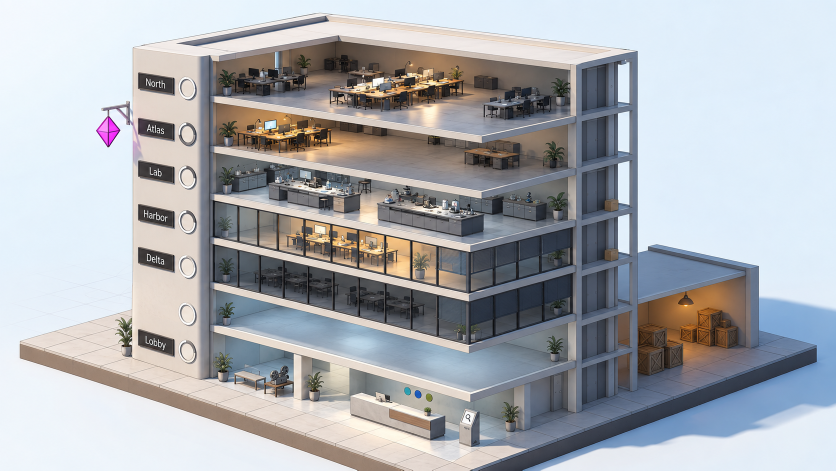
#> input picture docs/images/concept/l0.png, 1672 x 941 px (shown at 1/2 size); its folder holds 4 pictures in this run; the run also reads 1 picture not shown here
$ python measure_projection.py ../../docs/images/concept/l0.png
#> lines starting #> are read from the running program, lines starting #| are printed output that depends on the picture
"""Measure the concept images' projection and test candidate cameras against them (docs/design/art-direction.md,
"Camera").

    uv run --with opencv-python-headless --with scipy python art/scripts/measure_projection.py            # measure
    blender -b --factory-startup -P art/scripts/shoot_projection.py                                      # proxies
    uv run --with opencv-python-headless --with scipy python art/scripts/measure_projection.py --overlays OUT_DIR

Every number is size-free unless it says otherwise: line directions come from LSD segments grouped by screen angle
into the two ground axes (X descends to the right, Y rises to the right) and verticals. For each image it reports
the parallel fit (one direction per axis), the level two-point perspective fit (both vanishing points on one
horizontal horizon, verticals parallel) and the parallel projection equivalent at the image centre. Circles check
foreshortening independently: ground circles (a table top, pot soil) give tan(depression) as minor/major, and wall
circles tell an orthographic rotation (verticals x cos(pitch)) from an oblique projection (verticals full length).
The landmark fits (pixel picks, per-axis sizes free) feed shoot_projection.py's proxies; they depend on the picks,
so they are secondary evidence. Writes art/build/projection/measure.json.
"""
from __future__ import annotations

import itertools
import json
import math
import sys
from pathlib import Path

import cv2
import numpy as np
from scipy.ndimage import gaussian_filter, map_coordinates
from scipy.optimize import least_squares

REPO = Path(__file__).resolve().parents[2]
CONCEPTS = REPO / 'docs' / 'images' / 'concept'
BUILD = REPO / 'art' / 'build' / 'projection'
W, H = 1672, 941
# screen-angle windows (degrees, up positive) of the X and Y line families; verticals are 80..100
FAMILIES = {'l0': ((-20, -5), (8, 22)), 'l1': ((-22, -8), (36, 54)), 'lobby': ((-22, -8), (34, 54)),
            'l2': ((-28, -12), (26, 46)), 'no vacancies': ((-20, -3), (8, 24))}
MIN_LEN = 60
RECOMMENDED = ('oblique', 30.0, math.degrees(math.atan(0.5)))
CANDIDATES = {'recommended': RECOMMENDED, 'world 28/33': ('rotation', 33.0, 28.0),
              'building 9/25.75': ('rotation', 25.75, 9.0)}


# --- line segments ----------------------------------------------------------------------------------------------

_segs: dict[str, np.ndarray] = {}


def segments(name: str) -> np.ndarray:
    """LSD segments longer than 50 px as rows (x1, y1, x2, y2, angle, length), left end first, angle up positive."""
    if name not in _segs:
        g = cv2.cvtColor(cv2.imread(str(CONCEPTS / f'{name}.png')), cv2.COLOR_BGR2GRAY)
        s = cv2.createLineSegmentDetector(cv2.LSD_REFINE_ADV).detect(g)[0].reshape(-1, 4)
        flip = s[:, 2] < s[:, 0]
        s[flip] = s[flip][:, [2, 3, 0, 1]]
        ang = np.degrees(np.arctan2(-(s[:, 3] - s[:, 1]), s[:, 2] - s[:, 0]))
        L = np.hypot(s[:, 2] - s[:, 0], s[:, 3] - s[:, 1])
        _segs[name] = np.c_[s, ang, L][L > 50]
    return _segs[name]


def family(name: str, lo: float, hi: float, vertical: bool = False) -> np.ndarray:
    a = segments(name).copy()
    if vertical:
        a[:, 4] = np.where(a[:, 4] < 0, a[:, 4] + 180, a[:, 4])
    return a[(a[:, 4] >= lo) & (a[:, 4] <= hi) & (a[:, 5] >= MIN_LEN)]


def wrap(d):
    return (d + 90) % 180 - 90


def wrms(r, w) -> float:
    return float(np.sqrt(np.average(np.asarray(r) ** 2, weights=w)))


def toward(f: np.ndarray, vp) -> np.ndarray:
    """Angle between each segment and the line from its midpoint to the vanishing point."""
    mid = np.c_[(f[:, 0] + f[:, 2]) / 2, (f[:, 1] + f[:, 3]) / 2]
    seg = np.c_[f[:, 2] - f[:, 0], f[:, 3] - f[:, 1]]
    d = np.asarray(vp)[None, :] - mid
    return wrap(np.degrees(np.arctan2(seg[:, 0] * d[:, 1] - seg[:, 1] * d[:, 0], (seg * d).sum(1))))


# --- projections ----------------------------------------------------------------------------------------------------

# [28 lines left out: functions matrix, line_rms, best_parallel, not called in this run]


# --- per-image line analysis ---------------------------------------------------------------------------------------

def analyse(name: str) -> dict:
    (xl0, xh0), (yl0, yh0) = FAMILIES[name]
    X, Y, Z = family(name, xl0, xh0), family(name, yl0, yh0), family(name, 80, 100, vertical=True)
    wx, wy = np.sqrt(X[:, 5]), np.sqrt(Y[:, 5])
    par = least_squares(lambda q: np.r_[wrap(X[:, 4] - q[0]) * wx, wrap(Y[:, 4] - q[1]) * wy],
                        [np.mean(FAMILIES[name][0]), np.mean(FAMILIES[name][1])]).x
    per = least_squares(lambda q: np.r_[toward(X, (q[0], q[2])) * wx, toward(Y, (q[1], q[2])) * wy],
                        [-4000, 6000, -800], x_scale=[1000, 1000, 300])
    xl, xr, h = per.x
    J = per.jac
    sd = np.sqrt(np.diag(np.linalg.pinv(J.T @ J) * (per.fun ** 2).sum() / (len(per.fun) - 3)))
    cx = W / 2
    f = math.sqrt((cx - xl) * (xr - cx))
    tx, ty = (H / 2 - h) / (cx - xl), (H / 2 - h) / (xr - cx)
    thirds = {}
    for lab, fam in (('X', X), ('Y', Y)):
        my = (fam[:, 1] + fam[:, 3]) / 2
        thirds[lab] = [float(np.average(fam[m, 4], weights=fam[m, 5])) if (m := (my >= y0) & (my < y0 + H / 3)).sum() > 2
                       else None for y0 in (0, H / 3, 2 * H / 3)]
    return {
        'segments': [len(X), len(Y), len(Z)],
        'parallel': {'X': par[0], 'Y': par[1], 'rms': wrms(np.r_[wrap(X[:, 4] - par[0]), wrap(Y[:, 4] - par[1])],
                                                           np.r_[X[:, 5], Y[:, 5]])},
        'perspective': {'vp_x': [xl, h], 'vp_y': [xr, h], 'sd': sd.tolist(), 'f_px': f,
                        'rms': wrms(np.r_[toward(X, (xl, h)), toward(Y, (xr, h))], np.r_[X[:, 5], Y[:, 5]]),
                        'depression_top_mid_bottom': [math.degrees(math.atan((v - h) / f)) for v in (0, H / 2, H)]},
        'verticals': {'mean': float(np.average(Z[:, 4], weights=Z[:, 5])),
                      'rms': wrms(Z[:, 4] - np.average(Z[:, 4], weights=Z[:, 5]), Z[:, 5])},
        'thirds': thirds,
        'centre': {'X': -math.degrees(math.atan(tx)), 'Y': math.degrees(math.atan(ty)),
                   'yaw': math.degrees(math.atan(math.sqrt(tx / ty))), 'ground': math.sqrt(tx * ty)},
    }


# [5 lines left out: function local, not called in this run]


# --- circles -------------------------------------------------------------------------------------------------------

def gray(name: str) -> np.ndarray:
    return cv2.cvtColor(cv2.imread(str(CONCEPTS / f'{name}.png')), cv2.COLOR_BGR2GRAY).astype(float)


# [50 lines left out: functions rim_points, ellipse, wall_circle, axis_ellipse, not called in this run]


# lobby's round side table: its top rim picked by eye at 5x (the lamp hides the back of the rim)
SIDE_TABLE = [(1418.6, 595.0), (1424.0, 588.0), (1472.4, 593.0), (1466.0, 587.0), (1458.0, 583.4), (1430.0, 603.0),
              (1445.6, 605.0), (1460.0, 602.6), (1469.0, 598.0)]
L2_WALL_LIGHTS = [(869, 129.3), (922.1, 144.4), (975.4, 160.0)]   # lit discs on the plan wall
L0_RINGS = [(375, 178), (375, 354), (375, 443), (375, 628)]      # progress rings on the spine's front face
POTS = {  # boxes around a pot's soil; kept only if the soil blob's major axis is horizontal (a ground circle)
    'l0': [(1090, 690, 1128, 710), (1102, 180, 1140, 200)],
    'l2': [(580, 218, 630, 240), (655, 312, 700, 340)],
    'lobby': [(1580, 486, 1628, 512)],
    'l1': [(88, 438, 128, 466)],
}


# [27 lines left out: functions soil, circles, not called in this run]


# --- landmark fits for the proxies ---------------------------------------------------------------------------------

# (label, unit coordinates (numbers, or names of free coordinates), pixel)
LANDMARKS = {
    'l0': [  # x: slab widths (0 at the spine's right face), y: depths (0 front), z: storeys (North slab top 6, roof 7)
        ('North slab front-left', (0, 0, 6), (440, 193)), ('North slab front-right', (1, 0, 6), (962, 272)),
        ('Atlas slab front-left', (0, 0, 5), (440, 293)), ('Atlas slab front-right', (1, 0, 5), (961, 379)),
        ('Lab slab front-left', (0, 0, 4), (440, 389)), ('Lab slab front-right', ('xg', 0, 4), (939, 499)),
        ('Harbor slab front-left', (0, 0, 3), (440, 477)), ('Harbor slab front-right', ('xg', 0, 3), (939, 583)),
        ('Delta slab front-left', (0, 0, 2), (440, 568)), ('Delta slab front-right', ('xg', 0, 2), (939, 686)),
        ('North slab side meets lift', (1, 'yl', 6), (1148, 232)), ('Atlas slab side meets lift', (1, 'yl', 5), (1147, 336)),
        ('Harbor slab side meets lift', (1, 'yl', 3), (1147, 540)), ('Delta slab side meets lift', (1, 'yl', 2), (1147, 635)),
        ('spine top front-left', ('xs', 0, 7), (266, 95)), ('roof back-left', ('xs', 1, 7), (645, 25)),
        ('roof back-right', ('xr', 1, 7), (1272, 100)),
        ('plinth left corner', ('px0', 'py0', 'pz'), (40, 681)), ('plinth front corner', ('px1', 'py0', 'pz'), (941, 889)),
        ('plinth right corner', ('px1', 'py1', 'pz'), (1640, 690)),
    ],
    'l1': [  # x: the plate's front-left edge, y: its right edge, z: wall height; plate top z = 0
        ('plate left corner', (0, 0, 0), (26, 507)), ('plate front corner', (1, 0, 0), (1289, 886)),
        ('plate right corner', (1, 1, 0), (1647, 458)), ('left wall, front top', (0, 0, 1), (32, 390)),
        ('back-left wall top', (0, 1, 1), (310, 73)),
    ],
    'l2': [  # the workbench scene's metres (fit_camera.py), per-axis scale free
        ('bench top near-left', (3.8, 3.95, 0.74), (382, 548)), ('bench top near-right', (9.2, 3.95, 0.74), (1307, 707)),
        ('calendar frame top-left', (5.16, 5.9, 2.78), (765, 131)), ('calendar frame top-right', (8.08, 5.9, 2.78), (1211, 258)),
        ('calendar frame bottom-right', (8.08, 5.9, 0.76), (1213, 531)),
        ('question desk near-left top', (3.0, 5.22, 0.755), (418, 238)),
    ],
}


# [36 lines left out: functions landmark_fit, fits, not called in this run]


# --- overlays ------------------------------------------------------------------------------------------------------

def project(f: dict, P) -> np.ndarray:
    v = [f['free'][c] if isinstance(c, str) else c for c in P]
    return np.array(f['origin']) + np.array(f['M']) @ (np.array(v) * np.array(f['scale']))


# [61 lines left out: functions overlays, shadows, not called in this run]


# --- report --------------------------------------------------------------------------------------------------------

def main() -> None:
    if '--overlays' in sys.argv:
        out = Path(sys.argv[sys.argv.index('--overlays') + 1])
        overlays(out)
        print(json.dumps(shadows(out), indent=1))
        return
    res = {n: analyse(n) for n in FAMILIES}
#> in segments, `g = cv2.cvtColor(cv2.imread(str(CONCEPTS / f'{name}.png')), cv2.COLOR_..`:
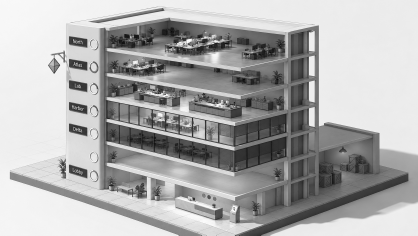
#> g: shape (941, 1672) (shown at 1/4 size); min 0, max 255, mean 173.7
#> in segments, `s = cv2.createLineSegmentDetector(cv2.LSD_REFINE_ADV).detect(g)[0].res..`: s = 1433 rows, first 6: [633.2, 376.7, 615.7, 373.7], [808.2, 156.4, 828.3, 153.2], [615.6, 370.9, 608.1, 369.9], [421.8, 398.6, 939.7, 502.8], [876.8, 415.6, 850.6, 416.7], [766, 153.9, 745.7, 157.4]
#> in segments, `ang = np.degrees(np.arctan2(-(s[:, 3] - s[:, 1]), s[:, 2] - s[:, 0]))`: ang = 1433 values, max 90 at index 876, min -90 at index 662, mean 3.11
#> in segments, `L = np.hypot(s[:, 2] - s[:, 0], s[:, 3] - s[:, 1])`: L = 1433 values, max 640 at index 1193, min 5.15 at index 514, mean 44.82
#> in family, `a = segments(name).copy()`: a = 343 rows, first 6: [421.8, 398.6, 939.7, 502.8, -11.38, 528.3], [824.4, 481.9, 824.5, 556.9, -89.96, 75], [425.5, 487.3, 809.7, 574.1, -12.73, 393.9], [745.3, 358.5, 880.8, 382.1, -9.9, 137.5], [586.7, 706.9, 587.1, 794.4, -89.76, 87.5], [598.1, 229.6, 843.3, 266.6, -8.58, 248]
#> in analyse, `X, Y, Z = family(name, xl0, xh0), family(name, yl0, yh0), family(name,..`: X = 80 rows, first 6: [421.8, 398.6, 939.7, 502.8, -11.38, 528.3], [425.5, 487.3, 809.7, 574.1, -12.73, 393.9], [745.3, 358.5, 880.8, 382.1, -9.9, 137.5], [598.1, 229.6, 843.3, 266.6, -8.58, 248], [558.1, 503.1, 703.2, 535.4, -12.55, 148.6], [703.4, 535.5, 942.8, 588.3, -12.42, 245.1]; Y = 61 rows, first 6: [939.4, 585.6, 1098.2, 542.1, 15.31, 164.7], [948.9, 685.3, 1097.3, 640.8, 16.67, 154.9], [397.7, 90.83, 660.5, 41.19, 10.7, 267.5], [352.2, 86.04, 655.7, 29.65, 10.53, 308.7], [940.4, 503.5, 1150.6, 451.8, 13.81, 216.5], [936.7, 602.6, 1143.4, 545.4, 15.47, 214.4]; Z = 126 rows, first 6: [824.4, 481.9, 824.5, 556.9, 90.04, 75], [586.7, 706.9, 587.1, 794.4, 90.24, 87.5], [1235.3, 433.1, 1235.5, 501.9, 90.18, 68.75], [876.7, 493.1, 876.8, 570.6, 90.12, 77.5], [1235.4, 129.4, 1235.4, 201.9, 90.02, 72.5], [1235.2, 326.9, 1235.6, 403.1, 90.27, 76.27]
#> in analyse, `wx, wy = np.sqrt(X[:, 5]), np.sqrt(Y[:, 5])`: wx = 80 values, max 24.86 at index 39, min 7.75 at index 56, mean 12.44; wy = 61 values, max 24.65 at index 35, min 7.75 at index 47, mean 11.63
#> in analyse, `par = least_squares(lambda q: np.r_[wrap(X[:, 4] - q[0]) * wx, wrap(Y[..`: par = [-11.59, 15.35]
#> in toward, `mid = np.c_[(f[:, 0] + f[:, 2]) / 2, (f[:, 1] + f[:, 3]) / 2]`: mid = 80 pairs, first value 226.7 to 1595.3, second value 53.22 to 903.1
#> in toward, `seg = np.c_[f[:, 2] - f[:, 0], f[:, 3] - f[:, 1]]`: seg = 80 pairs, first value 58 to 613.6, second value 10.26 to 119.8
#> in toward, `d = np.asarray(vp)[None, :] - mid`: d = 80 pairs, first value -5595.3 to -4226.7, second value -1703.1 to -853.2
#> in analyse, `per = least_squares(lambda q: np.r_[toward(X, (q[0], q[2])) * wx, towa..`: per = 12 items
#> in analyse, `xl, xr, h = per.x`: xl = -4527.8; xr = 5344.8; h = -661.2
#> in analyse, `J = per.jac`: J = 141 rows, first 8: [0.0516, 0, -0.242], [0.0486, 0, -0.21], [0.0234, 0, -0.121], [0.0289, 0, -0.167], [0.0294, 0, -0.129], [0.0364, 0, -0.159], [0.0199, 0, -0.0869], [0.0425, 0, -0.172]
#> in analyse, `sd = np.sqrt(np.diag(np.linalg.pinv(J.T @ J) * (per.fun ** 2).sum() / ..`: sd = [150.8, 113.9, 31.43]
#> in analyse, `f = math.sqrt((cx - xl) * (xr - cx))`: f = 4917.8
#> in analyse, `tx, ty = (H / 2 - h) / (cx - xl), (H / 2 - h) / (xr - cx)`: tx = 0.211; ty = 0.251
#> the loop in analyse, `for lab, fam in (('X', X), ('Y', Y)):` made 2 passes
#> lab on passes 1 to 2: 'X', 'Y'
#> after the loop in analyse, `for lab, fam in (('X', X), ('Y', Y)):`: thirds = {'X': [-7.55, -11.74, -16.34], 'Y': [10.89, 14.59, 19.06]}
#> call 4 of segments, with name = 'l1'
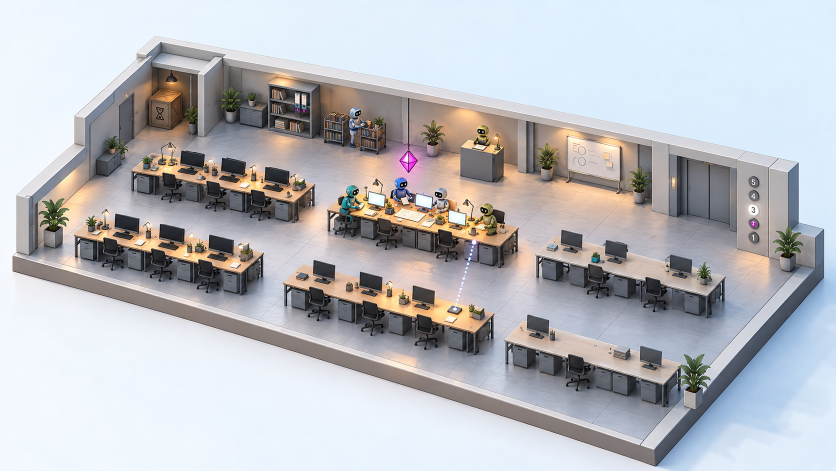
#> input picture docs/images/concept/l1.png, 1672 x 941 px (shown at 1/2 size)
#> in segments (call 4), `g = cv2.cvtColor(cv2.imread(str(CONCEPTS / f'{name}.png')), cv2.COLOR_..`:
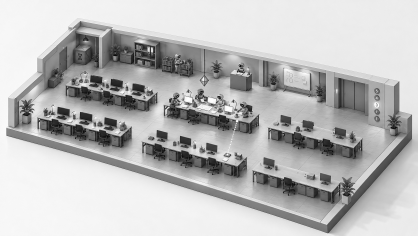
#> g: shape (941, 1672) (shown at 1/4 size); min 0, max 255, mean 186.9
#> in segments (call 4), `s = cv2.createLineSegmentDetector(cv2.LSD_REFINE_ADV).detect(g)[0].res..`: s = 1195 rows, first 6: [870.5, 382.3, 882, 385.3], [974.1, 292, 954.2, 288], [228.2, 455.7, 230, 428.2], [953.4, 256.4, 968, 258.8], [154.8, 490.6, 154.7, 513.1], [961.5, 412.9, 975.7, 418]
#> in segments (call 4), `ang = np.degrees(np.arctan2(-(s[:, 3] - s[:, 1]), s[:, 2] - s[:, 0]))`: ang = 1195 values, max 90 at index 971, min -90 at index 990, mean 4.54
#> in segments (call 4), `L = np.hypot(s[:, 2] - s[:, 0], s[:, 3] - s[:, 1])`: L = 1195 values, max 619.1 at index 144, min 5.6 at index 1172, mean 36.03
#> in family (call 4), `a = segments(name).copy()`: a = 167 rows, first 6: [149.5, 471.9, 149.9, 533.2, -89.58, 61.29], [655.1, 419.4, 655.2, 484.4, -89.91, 65.01], [329.8, 509, 396.2, 526, -14.38, 68.52], [1303.2, 293.1, 1303.3, 418.1, -89.94, 125], [26.71, 542.5, 438.8, 657, -15.54, 427.7], [528.4, 390.8, 587.1, 404.6, -13.26, 60.34]
#> in analyse (call 2), `X, Y, Z = family(name, xl0, xh0), family(name, yl0, yh0), family(name,..`: X = 62 rows, first 6: [329.8, 509, 396.2, 526, -14.38, 68.52], [26.71, 542.5, 438.8, 657, -15.54, 427.7], [528.4, 390.8, 587.1, 404.6, -13.26, 60.34], [1031.2, 840.1, 1310.1, 932.3, -18.29, 293.7], [864, 641.9, 948.6, 665, -15.27, 87.71], [782.7, 444.8, 876.1, 465.9, -12.72, 95.73]; Y = 20 rows, first 6: [1441.8, 741.9, 1600.1, 567.6, 47.75, 235.5], [55.79, 397.1, 170, 293.7, 42.16, 154], [169.3, 235.6, 302.4, 112.3, 42.8, 181.4], [1305.9, 899.8, 1381.4, 816.5, 47.8, 112.4], [76.52, 402.9, 171.7, 317.9, 41.75, 127.6], [121.9, 413.2, 176.7, 361.7, 43.21, 75.18]; Z = 54 rows, first 6: [149.5, 471.9, 149.9, 533.2, 90.42, 61.29], [655.1, 419.4, 655.2, 484.4, 90.09, 65.01], [1303.2, 293.1, 1303.3, 418.1, 90.06, 125], [394.8, 270.6, 394.9, 149.4, 89.96, 121.3], [815.3, 196.9, 815.4, 285.6, 90.03, 88.75], [818.3, 299.4, 818.4, 198.1, 89.97, 101.3]
#> in analyse (call 2), `J = per.jac`: J = 82 rows, first 8: [0.00489, 0, -0.0188], [0.0125, 0, -0.0471], [0.00445, 0, -0.0176], [0.01, 0, -0.0375], [0.00541, 0, -0.0208], [0.00553, 0, -0.0219], [0.0148, 0, -0.0555], [0.00533, 0, -0.0211]
#> the loop in analyse (call 2), `for lab, fam in (('X', X), ('Y', Y)):` made 2 passes
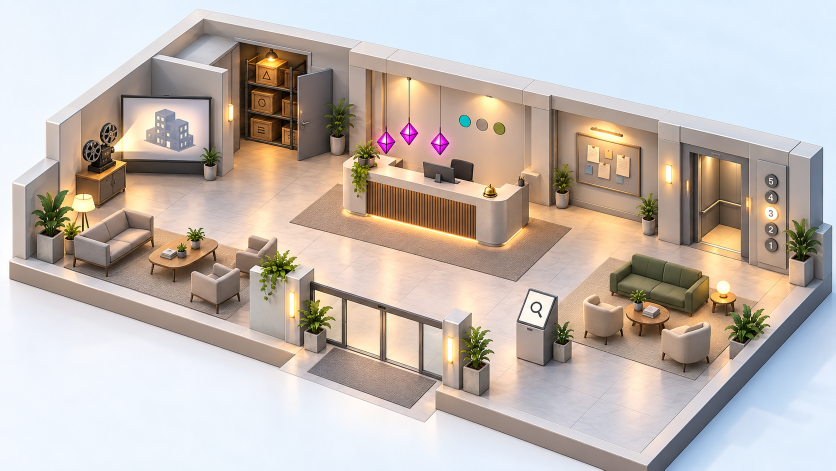
#> input picture docs/images/concept/lobby.png, 1672 x 941 px (shown at 1/2 size)
#> in segments (call 7), `g = cv2.cvtColor(cv2.imread(str(CONCEPTS / f'{name}.png')), cv2.COLOR_..`:
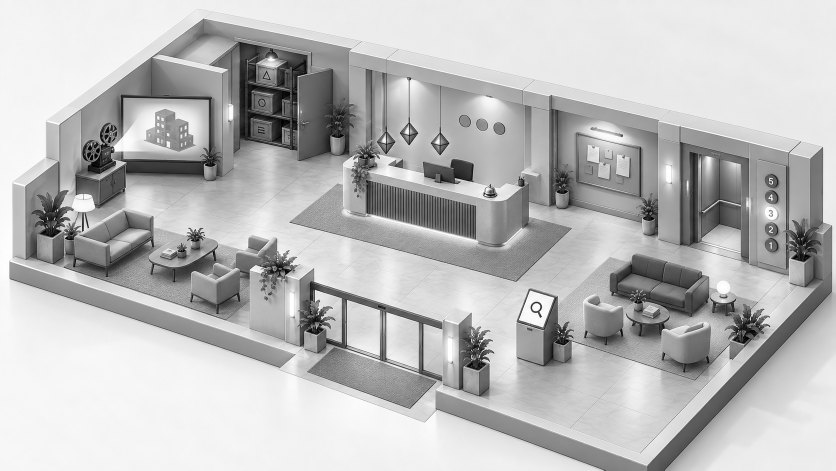
#> g: shape (941, 1672) (shown at 1/2 size); min 0, max 255, mean 187.1
#> in segments (call 7), `s = cv2.createLineSegmentDetector(cv2.LSD_REFINE_ADV).detect(g)[0].res..`: s = 1262 rows, first 6: [594.2, 153.1, 594.5, 300.6], [944.8, 364, 909.2, 355.2], [163.4, 461.9, 163.2, 425.6], [174.5, 456.6, 168.3, 425.6], [681.9, 595.6, 630.2, 579.4], [1059, 581.7, 1037.6, 638.4]
#> in segments (call 7), `ang = np.degrees(np.arctan2(-(s[:, 3] - s[:, 1]), s[:, 2] - s[:, 0]))`: ang = 1262 values, max 90 at index 558, min -90 at index 518, mean 4.15
#> (the rest of the program and of its run is left out)
